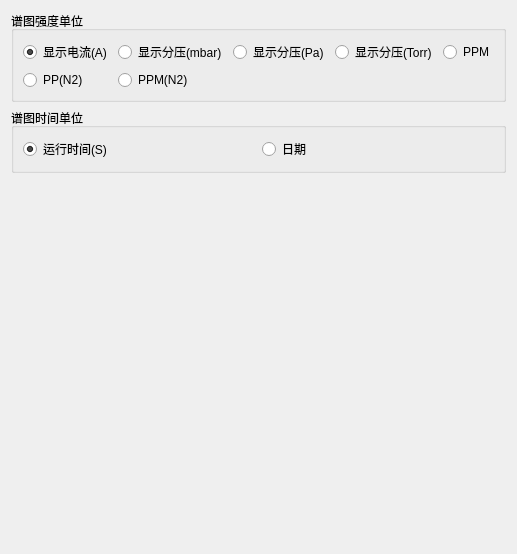
     <widget class="QWidget" name="tab1">
      <attribute name="title">
       <string>显示配置</string>
      </attribute>
      <layout class="QVBoxLayout" name="verticalLayout_2">
       <item>
        <widget class="QGroupBox" name="UI_GB_UNIT_DT">
         <property name="title">
          <string>谱图强度单位</string>
         </property>
         <layout class="QGridLayout" name="gridLayout_2">
          <item row="0" column="2">
           <widget class="QRadioButton" name="UI_RB_PA_CFIG">
            <property name="text">
             <string>显示分压(Pa)</string>
            </property>
           </widget>
          </item>
          <item row="0" column="1">
           <widget class="QRadioButton" name="UI_RB_MBAR_CFIG">
            <property name="text">
             <string>显示分压(mbar)</string>
            </property>
           </widget>
          </item>
          <item row="0" column="3">
           <widget class="QRadioButton" name="UI_RB_TORR_CFIG">
            <property name="text">
             <string>显示分压(Torr)</string>
            </property>
           </widget>
          </item>
          <item row="0" column="0">
           <widget class="QRadioButton" name="UI_RB_A_CFIG">
            <property name="text">
             <string>显示电流(A)</string>
            </property>
            <property name="checked">
             <bool>true</bool>
            </property>
           </widget>
          </item>
          <item row="0" column="4">
           <widget class="QRadioButton" name="UI_RB_PPM_CFIG">
            <property name="text">
             <string>PPM</string>
            </property>
           </widget>
          </item>
          <item row="1" column="0">
           <widget class="QRadioButton" name="UI_RB_PPN2_CFIG">
            <property name="text">
             <string>PP(N2)</string>
            </property>
           </widget>
          </item>
          <item row="1" column="1">
           <widget class="QRadioButton" name="UI_RB_PPMN2_CFIG">
            <property name="text">
             <string>PPM(N2)</string>
            </property>
           </widget>
          </item>
         </layout>
        </widget>
       </item>
       <item>
        <widget class="QGroupBox" name="groupBox">
         <property name="title">
          <string>谱图时间单位</string>
         </property>
         <layout class="QHBoxLayout" name="horizontalLayout_2">
          <item>
           <widget class="QRadioButton" name="UI_RB_RUN_TIME_S_DT">
            <property name="text">
             <string>运行时间(S)</string>
            </property>
            <property name="checked">
             <bool>true</bool>
            </property>
           </widget>
          </item>
          <item>
           <widget class="QRadioButton" name="UI_RB_RUN_TIME_DATE_DT">
            <property name="text">
             <string>日期</string>
            </property>
           </widget>
          </item>
         </layout>
        </widget>
       </item>
       <item>
        <spacer name="verticalSpacer">
         <property name="orientation">
          <enum>Qt::Vertical</enum>
         </property>
         <property name="sizeHint" stdset="0">
          <size>
           <width>20</width>
           <height>370</height>
          </size>
         </property>
        </spacer>
       </item>
      </layout>
     </widget>
